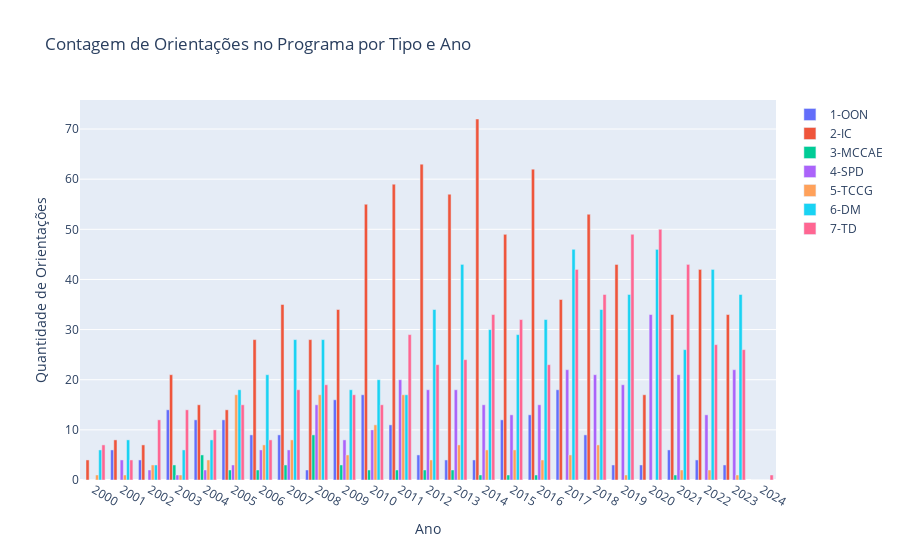
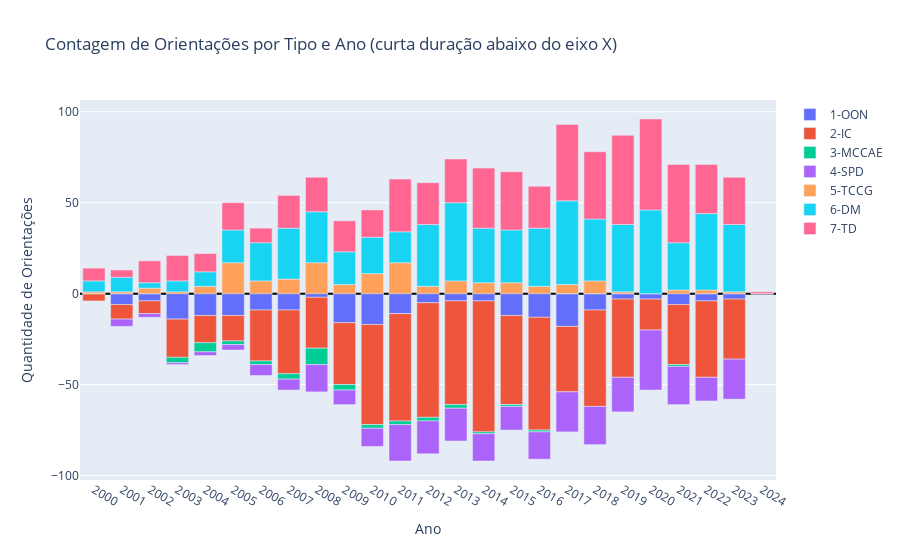

Here is the notebook cell these charts were saved with, in order:
### Code cell
plotar_orientacoes_barras_agrupadas(contagem_orientacoes)
plotar_orientacoes_barras_empilhadas(contagem_orientacoes)

### Figure 1 — Plotly figure (JSON) as saved in the notebook; plotly's stock layout.template omitted (floating-point values rounded to 4 significant figures)
{"data": [{"name": "1-OON", "type": "bar", "x": ["2000", "2001", "2002", "2003", "2004", "2005", "2006", "2007", "2008", "2009", "2010", "2011", "2012", "2013", "2014", "2015", "2016", "2017", "2018", "2019", "2020", "2021", "2022", "2023", "2024"], "y": [0, 6, 4, 14, 12, 12, 9, 9, 2, 16, 17, 11, 5, 4, 4, 12, 13, 18, 9, 3, 3, 6, 4, 3, 0]}, {"name": "2-IC", "type": "bar", "x": ["2000", "2001", "2002", "2003", "2004", "2005", "2006", "2007", "2008", "2009", "2010", "2011", "2012", "2013", "2014", "2015", "2016", "2017", "2018", "2019", "2020", "2021", "2022", "2023", "2024"], "y": [4, 8, 7, 21, 15, 14, 28, 35, 28, 34, 55, 59, 63, 57, 72, 49, 62, 36, 53, 43, 17, 33, 42, 33, 0]}, {"name": "3-MCCAE", "type": "bar", "x": ["2000", "2001", "2002", "2003", "2004", "2005", "2006", "2007", "2008", "2009", "2010", "2011", "2012", "2013", "2014", "2015", "2016", "2017", "2018", "2019", "2020", "2021", "2022", "2023", "2024"], "y": [0, 0, 0, 3, 5, 2, 2, 3, 9, 3, 2, 2, 2, 2, 1, 1, 1, 0, 0, 0, 0, 1, 0, 0, 0]}, {"name": "4-SPD", "type": "bar", "x": ["2000", "2001", "2002", "2003", "2004", "2005", "2006", "2007", "2008", "2009", "2010", "2011", "2012", "2013", "2014", "2015", "2016", "2017", "2018", "2019", "2020", "2021", "2022", "2023", "2024"], "y": [0, 4, 2, 1, 2, 3, 6, 6, 15, 8, 10, 20, 18, 18, 15, 13, 15, 22, 21, 19, 33, 21, 13, 22, 0]}, {"name": "5-TCCG", "type": "bar", "x": ["2000", "2001", "2002", "2003", "2004", "2005", "2006", "2007", "2008", "2009", "2010", "2011", "2012", "2013", "2014", "2015", "2016", "2017", "2018", "2019", "2020", "2021", "2022", "2023", "2024"], "y": [1, 1, 3, 1, 4, 17, 7, 8, 17, 5, 11, 17, 4, 7, 6, 6, 4, 5, 7, 1, 0, 2, 2, 1, 0]}, {"name": "6-DM", "type": "bar", "x": ["2000", "2001", "2002", "2003", "2004", "2005", "2006", "2007", "2008", "2009", "2010", "2011", "2012", "2013", "2014", "2015", "2016", "2017", "2018", "2019", "2020", "2021", "2022", "2023", "2024"], "y": [6, 8, 3, 6, 8, 18, 21, 28, 28, 18, 20, 17, 34, 43, 30, 29, 32, 46, 34, 37, 46, 26, 42, 37, 0]}, {"name": "7-TD", "type": "bar", "x": ["2000", "2001", "2002", "2003", "2004", "2005", "2006", "2007", "2008", "2009", "2010", "2011", "2012", "2013", "2014", "2015", "2016", "2017", "2018", "2019", "2020", "2021", "2022", "2023", "2024"], "y": [7, 4, 12, 14, 10, 15, 8, 18, 19, 17, 15, 29, 23, 24, 33, 32, 23, 42, 37, 49, 50, 43, 27, 26, 1]}], "layout": {"barmode": "group", "title": {"text": "Contagem de Orientações no Programa por Tipo e Ano"}, "xaxis": {"anchor": "y", "domain": [0, 1], "title": {"text": "Ano"}}, "yaxis": {"anchor": "x", "domain": [0, 1], "title": {"text": "Quantidade de Orientações"}}}}

### Figure 2 — Plotly figure (JSON) as saved in the notebook; plotly's stock layout.template omitted (floating-point values rounded to 4 significant figures)
{"data": [{"name": "1-OON", "type": "bar", "x": ["2000", "2001", "2002", "2003", "2004", "2005", "2006", "2007", "2008", "2009", "2010", "2011", "2012", "2013", "2014", "2015", "2016", "2017", "2018", "2019", "2020", "2021", "2022", "2023", "2024"], "y": [0, -6, -4, -14, -12, -12, -9, -9, -2, -16, -17, -11, -5, -4, -4, -12, -13, -18, -9, -3, -3, -6, -4, -3, 0]}, {"name": "2-IC", "type": "bar", "x": ["2000", "2001", "2002", "2003", "2004", "2005", "2006", "2007", "2008", "2009", "2010", "2011", "2012", "2013", "2014", "2015", "2016", "2017", "2018", "2019", "2020", "2021", "2022", "2023", "2024"], "y": [-4, -8, -7, -21, -15, -14, -28, -35, -28, -34, -55, -59, -63, -57, -72, -49, -62, -36, -53, -43, -17, -33, -42, -33, 0]}, {"name": "3-MCCAE", "type": "bar", "x": ["2000", "2001", "2002", "2003", "2004", "2005", "2006", "2007", "2008", "2009", "2010", "2011", "2012", "2013", "2014", "2015", "2016", "2017", "2018", "2019", "2020", "2021", "2022", "2023", "2024"], "y": [0, 0, 0, -3, -5, -2, -2, -3, -9, -3, -2, -2, -2, -2, -1, -1, -1, 0, 0, 0, 0, -1, 0, 0, 0]}, {"name": "4-SPD", "type": "bar", "x": ["2000", "2001", "2002", "2003", "2004", "2005", "2006", "2007", "2008", "2009", "2010", "2011", "2012", "2013", "2014", "2015", "2016", "2017", "2018", "2019", "2020", "2021", "2022", "2023", "2024"], "y": [0, -4, -2, -1, -2, -3, -6, -6, -15, -8, -10, -20, -18, -18, -15, -13, -15, -22, -21, -19, -33, -21, -13, -22, 0]}, {"name": "5-TCCG", "type": "bar", "x": ["2000", "2001", "2002", "2003", "2004", "2005", "2006", "2007", "2008", "2009", "2010", "2011", "2012", "2013", "2014", "2015", "2016", "2017", "2018", "2019", "2020", "2021", "2022", "2023", "2024"], "y": [1, 1, 3, 1, 4, 17, 7, 8, 17, 5, 11, 17, 4, 7, 6, 6, 4, 5, 7, 1, 0, 2, 2, 1, 0]}, {"name": "6-DM", "type": "bar", "x": ["2000", "2001", "2002", "2003", "2004", "2005", "2006", "2007", "2008", "2009", "2010", "2011", "2012", "2013", "2014", "2015", "2016", "2017", "2018", "2019", "2020", "2021", "2022", "2023", "2024"], "y": [6, 8, 3, 6, 8, 18, 21, 28, 28, 18, 20, 17, 34, 43, 30, 29, 32, 46, 34, 37, 46, 26, 42, 37, 0]}, {"name": "7-TD", "type": "bar", "x": ["2000", "2001", "2002", "2003", "2004", "2005", "2006", "2007", "2008", "2009", "2010", "2011", "2012", "2013", "2014", "2015", "2016", "2017", "2018", "2019", "2020", "2021", "2022", "2023", "2024"], "y": [7, 4, 12, 14, 10, 15, 8, 18, 19, 17, 15, 29, 23, 24, 33, 32, 23, 42, 37, 49, 50, 43, 27, 26, 1]}], "layout": {"barmode": "relative", "title": {"text": "Contagem de Orientações por Tipo e Ano (curta duração abaixo do eixo X)"}, "xaxis": {"anchor": "y", "domain": [0, 1], "title": {"text": "Ano"}}, "yaxis": {"anchor": "x", "domain": [0, 1], "title": {"text": "Quantidade de Orientações"}, "zeroline": true, "zerolinecolor": "black", "zerolinewidth": 2}}}
